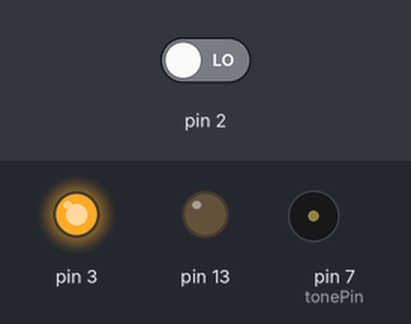
The sketch below on a simulated Arduino Uno, built with avr-gcc and run on an emulated ATmega328P. Parts: output pins drawn as LEDs (lit = HIGH), buzzer (waves = sounding). The test bench sets the inputs (shaded band); at power-on: pin 2 LOW.

Above: at 1.2 s.
1.3 s: pin 2 driven HIGH
At 1.6 s:
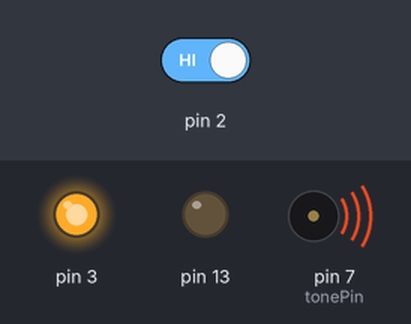
2.8 s: pin 2 driven LOW
At 4.0 s:
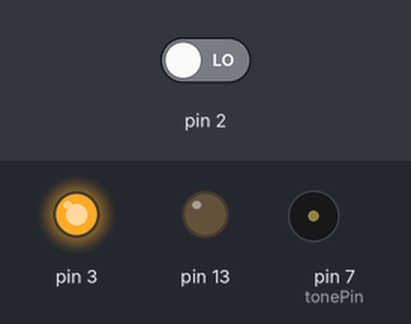
Timing chart, 0 to 5.8 s (numbered marks = the images above; inputs shaded):
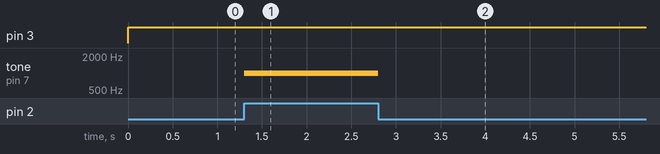

Measured:
- after the input at 1.3 s, tone on pin 7 (tonePin): silent → 1000 Hz at once
- after the input at 2.8 s, tone on pin 7 (tonePin): 1000 Hz → silent at once

The sketch:

LasernayaRastajka.ino
```cpp
int tonePin = 7;

void setup() {
  pinMode(13, OUTPUT);
  pinMode(3, OUTPUT);
  pinMode(2, INPUT);
}

void loop() {
  digitalWrite(3, HIGH);
   // считываем данные с датчика и выводим на монитор порта
  if (digitalRead(2) == HIGH) {
    tone(tonePin, 1000);
  }
  if (digitalRead(2) == LOW) {
    noTone(tonePin);
  }
}
```
